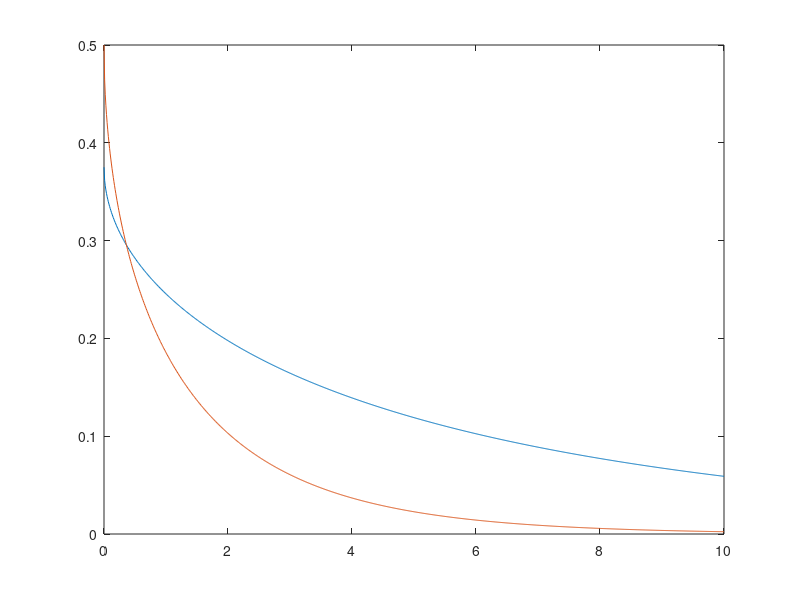

This chart was generated by the following MATLAB code:
m=16;
g=0:.01:10;
p1=4*(sqrt(m)-1)/sqrt(m)/log2(m)*qfunc(sqrt(3*g/(m-1)));
p2=4/log2(m)*qfunc(sqrt(3*g*log2(m)/(m-1)));
plot(g,p1)
hold on
plot(g,p2)
